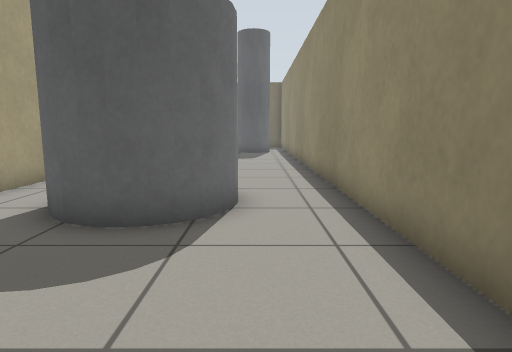
View 1 (above)

22 first-person views from a walk through a Gazebo world. The camera is 0.72 m above the floor, tilts 8° down and sees 75° across. The floor is counted in squares, 0.5 m on a side. Each view is taken from the middle of a square. On the plan, view 1 faces up. The plan holds only what a view shows up to about 15 squares ahead; the rest is blank. The place goes on beyond the plan.

View 2
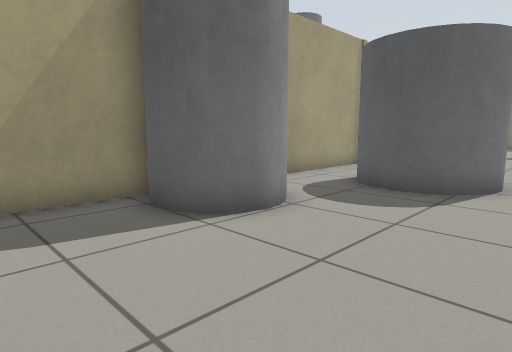

View 3
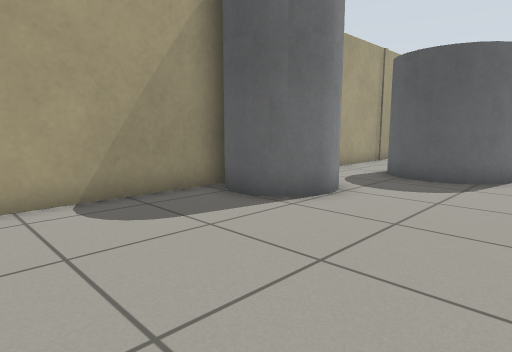

View 4
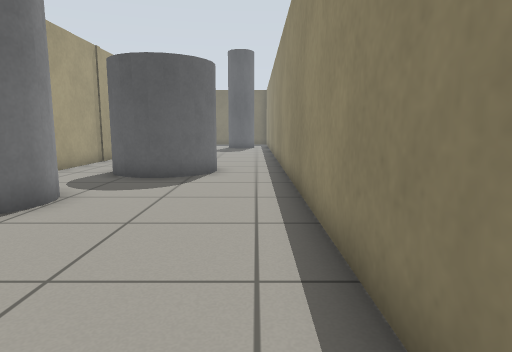

View 5
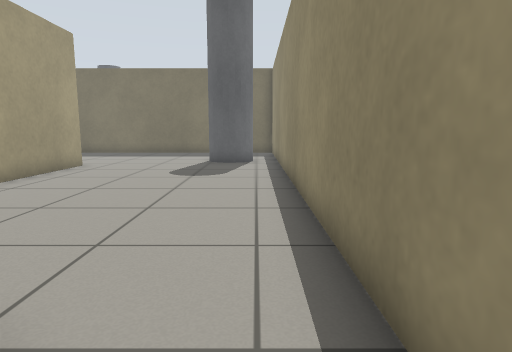

View 6
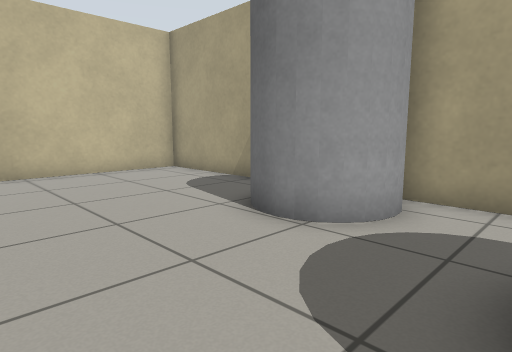

View 7
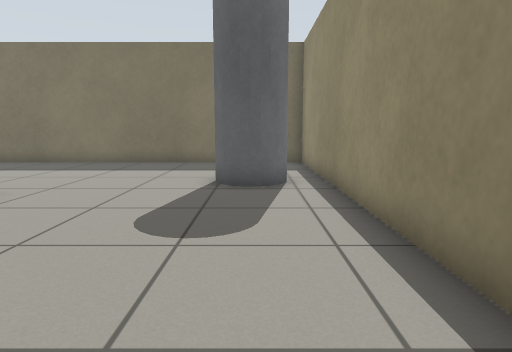

View 8
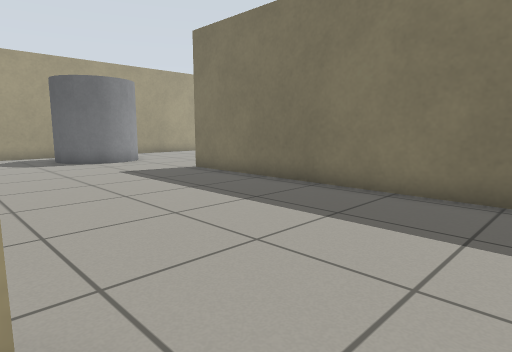

View 9
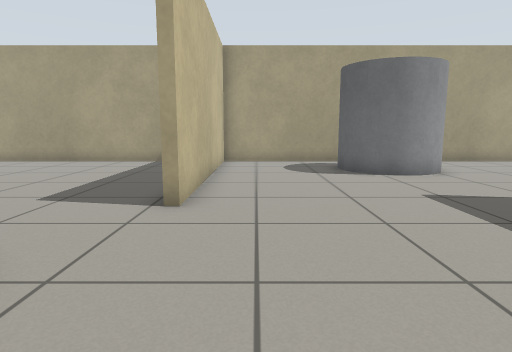

View 10
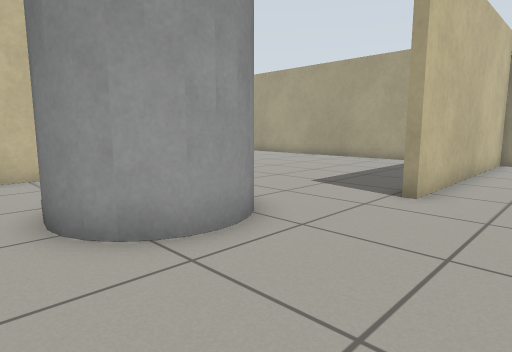

View 11
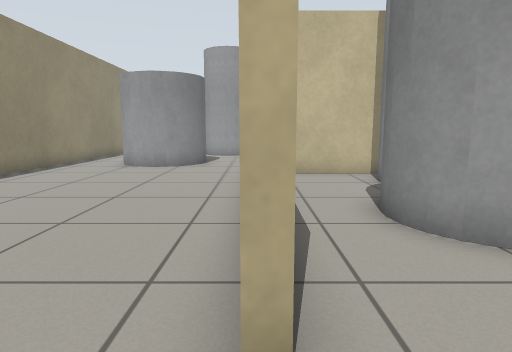

View 12
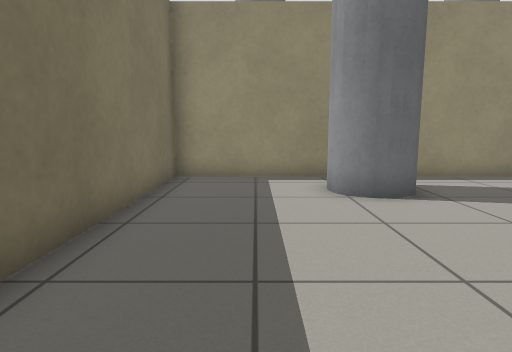

View 13
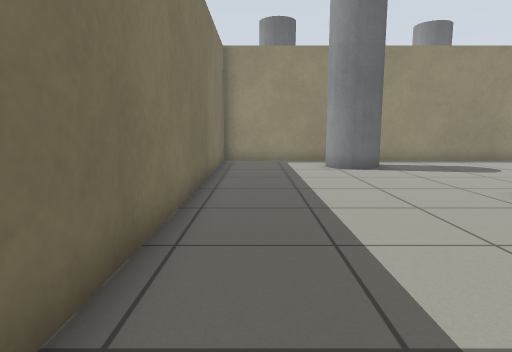

View 14
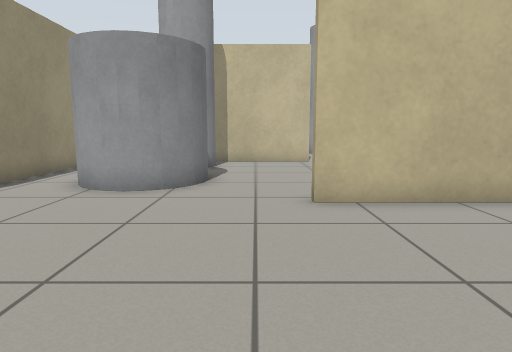

View 15
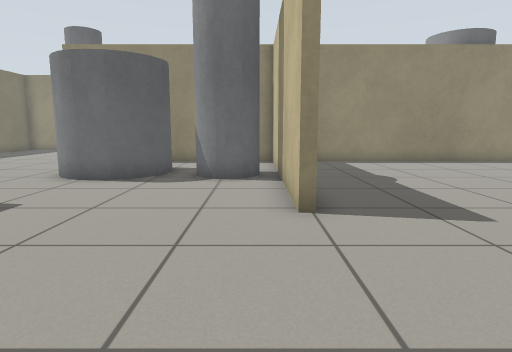

View 16
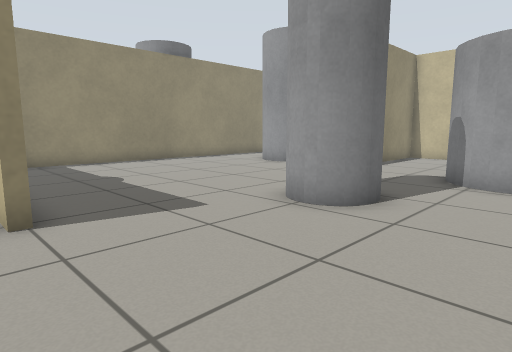

View 17
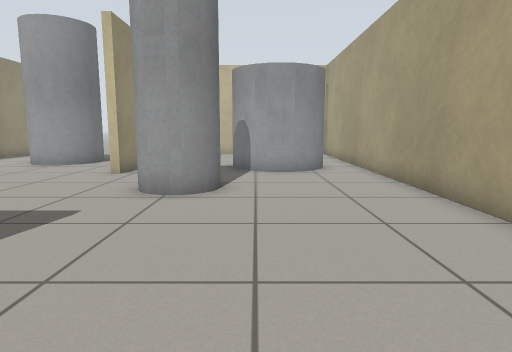

View 18
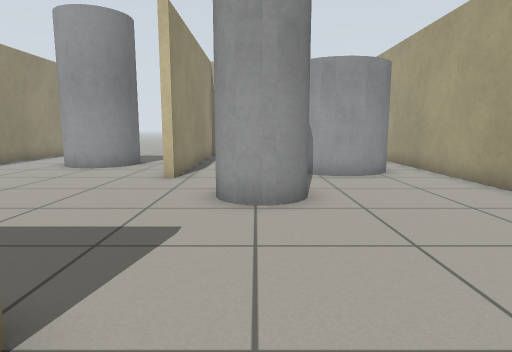

View 19
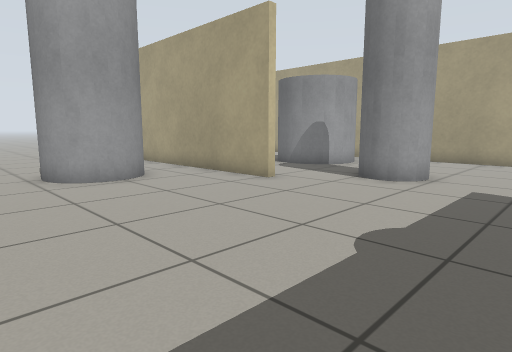

View 20
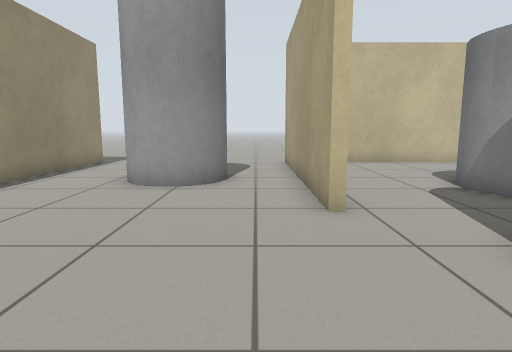

View 21
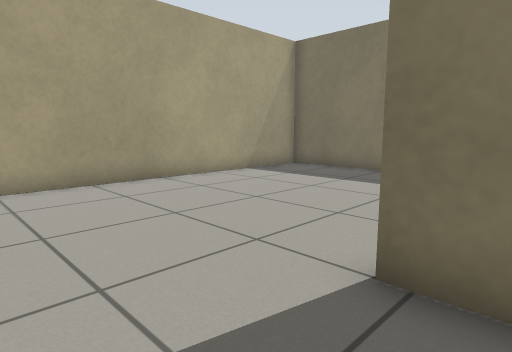

View 22
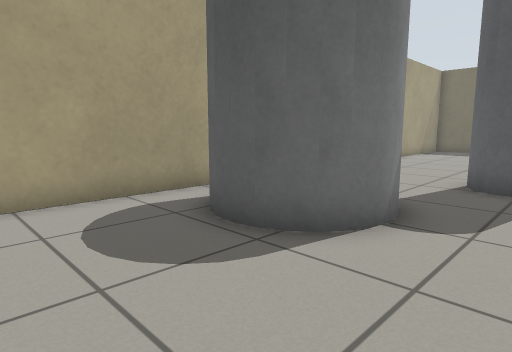

### Floor plan
Key: @ floor where view 1 was taken; # wall or solid block; . floor; C grey cylinder; O other object.
Columns run from 23 left of view 1 to 5 right of it. Each row starts with its distance up from view 1.
 31 #
 30 #..
 29 #....
 28 #.....
 27   ...... #############  ##
 26     C....   ##############
 25     CC...................#
 24 #   CC...................#  O
 23 #. CC....................#  O
 22 #.....................CC #
 21 #.....................CCC#
 20 #......................C.#
 19 ##########.......#.......#
 18 ##########.......#.......#
 17 #...........CCC..#.......#
 16 #..........CC CC.#.......#
 15 #..........CC  C.#.......#
 14 #...........CCC..#.......#
 13 #...........CC...#.......#
 12 #...........CCC..#.......#
 11 #...........CC...#.......#
 10 #.......##########.......#
  9 #................#.......#
  8 #................#..CCC..#
  7 #................#.CC CC.#
  6 #.....C..........#.CC CC.#
  5 #....CCC.........#..CCC..#
  4 #....CCC.........#.......#
  3 #................#CC.....#
  2 #..CC...##.......#CCC....#
  1 #.C CC..##.......# CC....#
  0 #C   C..##..CC...#CC...@.#
 -1 #.C CC..##.CCCC..#.......#
 -2 #..CC...##.C  C..#.......#
 -3 #.......##.   ...#.......#
 -4 #.......##.. ....#...... #
 -5   ...... #.. ....#.......
 -6         ##.. .. .#
 -7  ########... .. .######
 -8              ..

Where each view was taken, in squares from view 1:
view 1: 0 up, 0 right, facing up
view 2: 3 down, 1 right, facing up-left
view 3: 5 down, 1 right, facing up-left
view 4: 5 down, 1 right, facing up
view 5: 6 up, 1 right, facing up
view 6: 5 up, 1 right, facing down-left
view 7: 12 up, 0 right, facing up
view 8: 19 up, 4 left, facing up-left
view 9: 20 up, 8 left, facing left
view 10: 21 up, 7 left, facing down-left
view 11: 21 up, 6 left, facing down
view 12: 24 up, 8 left, facing right
view 13: 25 up, 13 left, facing right
view 14: 25 up, 13 left, facing down
view 15: 11 up, 21 left, facing right
view 16: 11 up, 21 left, facing down-right
view 17: 13 up, 19 left, facing down
view 18: 12 up, 17 left, facing down
view 19: 9 up, 7 left, facing down-left
view 20: 8 up, 13 left, facing down
view 21: 7 up, 14 left, facing up-left
view 22: 5 down, 16 left, facing up-left
